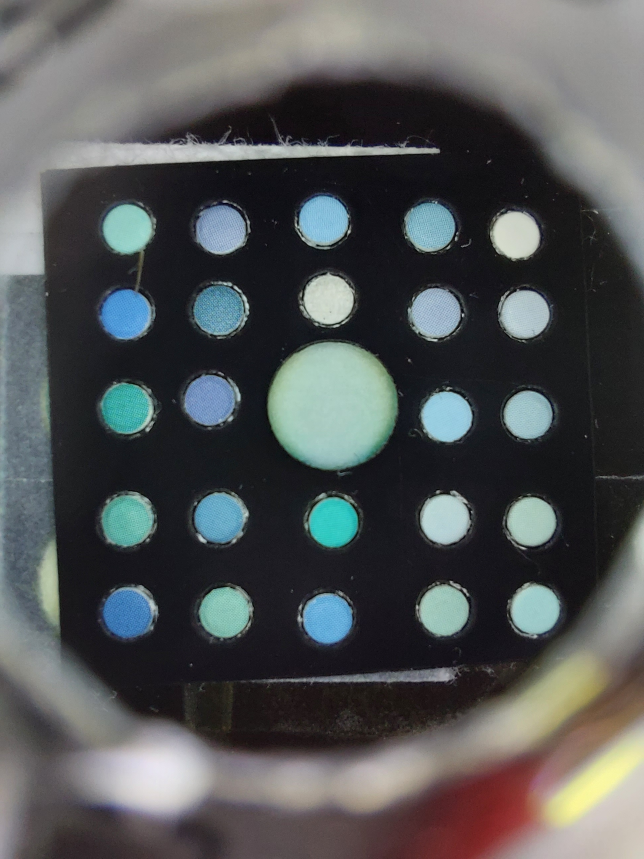
#> input picture Full_image/0/0_1.jpg, 1932 x 2576 px (shown at 1/3 size)
$ python -i Color_calibration.py   (imports and definitions only)
#> lines starting #> are read from the running program, lines starting #| are printed output that depends on the picture; after the words box and inside, x2 and y2 are one past the last pixel; in counts of white or black regions, pixels touching at a corner belong together
import numpy as np
import cv2
import json
from ROI_detection import ROI_Detection
from sklearn.linear_model import LinearRegression

# The json_reader is the function to read a json file containing the coordinates of the circles
# The json file is generated by the VIA annotation tool
# The ROI detection module can work in most cases, but to achieve a high accuracy, we recommend to use the VIA annotation tool to annotate the ROI
def json_reader(json_file):
#> called with json_file = 'Full_image/Coordinates.json'
    with open(json_file, 'r') as f:
#> (reads Full_image/Coordinates.json from the repository)
        data = json.load(f)
        for data_value in data.values():
            regions = data_value['regions']
            circle_list = []
            for i in range(24):
                shape = regions[i]['shape_attributes']
                cx, cy, r = shape['cx'], shape['cy'], int(shape['r'])
                circle_list.append([cx, cy, r])
            center_circle = regions[24]['shape_attributes']
            cx, cy, r = center_circle['cx'], center_circle['cy'], int(center_circle['r'])
            return circle_list, [cx, cy, r]
#> in color_calibration, image is the input picture: shape (2576, 1932, 3); mean B, G, R 86.3, 85.5, 82.9


def BGR_reader(image, circle_list, center_circle):
    gray = cv2.cvtColor(image, cv2.COLOR_RGB2GRAY)
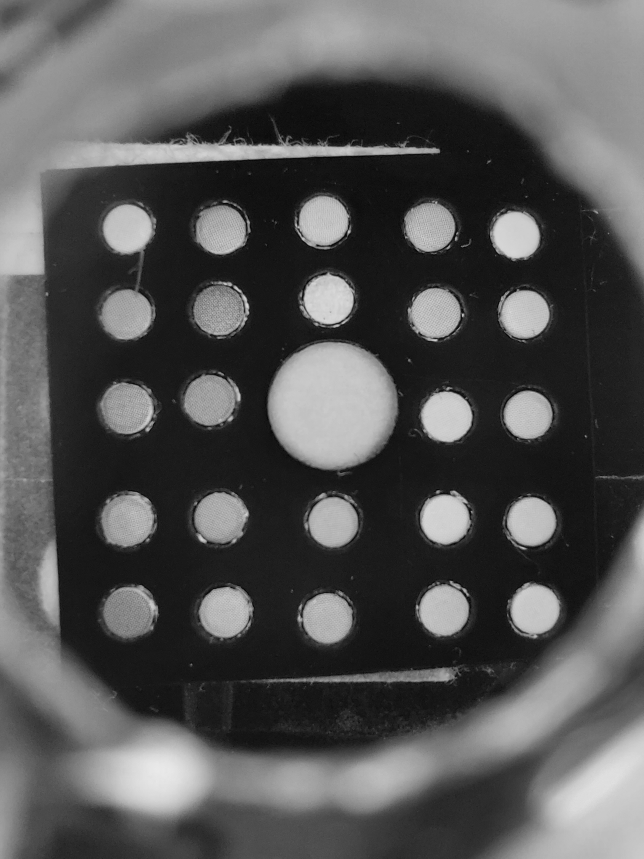
#> gray: shape (2576, 1932) (shown at 1/3 size); min 0, max 235, mean 85.4
    color_list = []
    for i in range(24):
        mask = np.zeros_like(gray)
        cv2.circle(mask,  (circle_list[i][0], circle_list[i][1]), circle_list[i][2], 255, -1)
        mean = cv2.mean(image, mask)[:3]
        color_list.append(mean)
#> this loop made 24 passes
#> mean on passes 1 to 12: (196.4, 205.4, 148.6), (216.3, 155.5, 80.27), (168, 173.2, 61.53), (168.3, 180.2, 99.25), (182.2, 124.3, 63.28), (194.9, 167.3, 143.1), (168, 146.8, 92.4), (191.9, 148.1, 116.7), (196.5, 168.5, 102.1), (179.6, 193.3, 135.4), (218.5, 191.2, 135.5), (200.5, 212.2, 202.5)
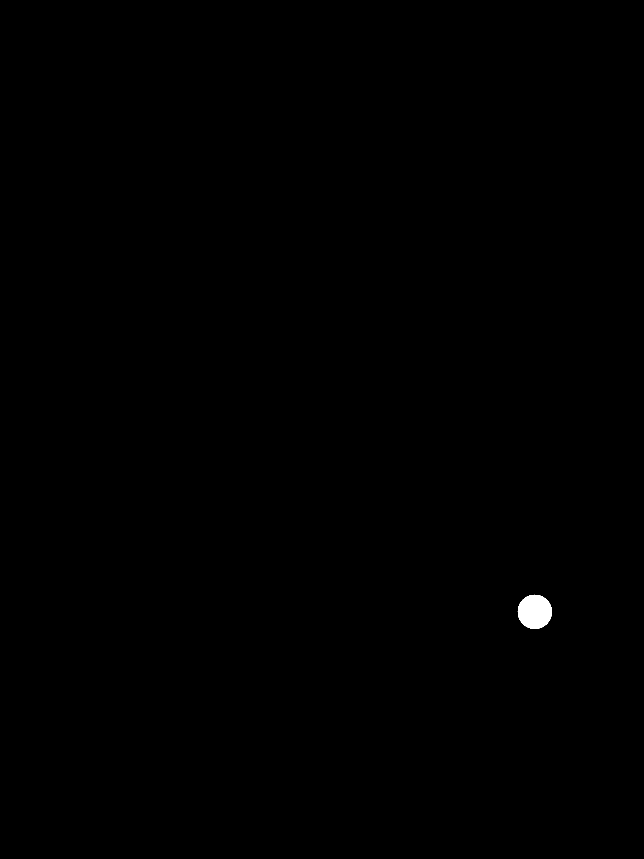
#> mask: shape (2576, 1932) (shown at 1/3 size); 0.16% white; 1 white region, box (x1, y1, x2, y2) and area: (1553, 1784, 1656, 1887) 8173
#> after the loop, color_list = 24 items, first 6: (196.4, 205.4, 148.6), (216.3, 155.5, 80.27), (168, 173.2, 61.53), (168.3, 180.2, 99.25), (182.2, 124.3, 63.28), (194.9, 167.3, 143.1)
    return color_list


def color_calibration(image_directory='Full_image/0/0_1.jpg', json_file='Full_image/Coordinates.json', use_coordinates=True):
    if use_coordinates:
        circle_list, center_circle = json_reader(json_file)
    else:
        circle_list, center_circle = ROI_Detection(image_directory)
    image = cv2.imread(image_directory)
    color_list = BGR_reader(image, circle_list, center_circle)
    template = np.load('images/template.npy')[:24]
#> (reads Images/template.npy from the repository)
    color_calibration_model = LinearRegression()
    color_calibration_model.fit(color_list, template)
    x, y, r = center_circle
    gray = cv2.cvtColor(image, cv2.COLOR_RGB2GRAY)
    mask = np.zeros_like(gray)
    # We use the lower half the center circle to extract features
    cv2.circle(mask, (x, y + (r // 2)), r // 2, 255, -1)
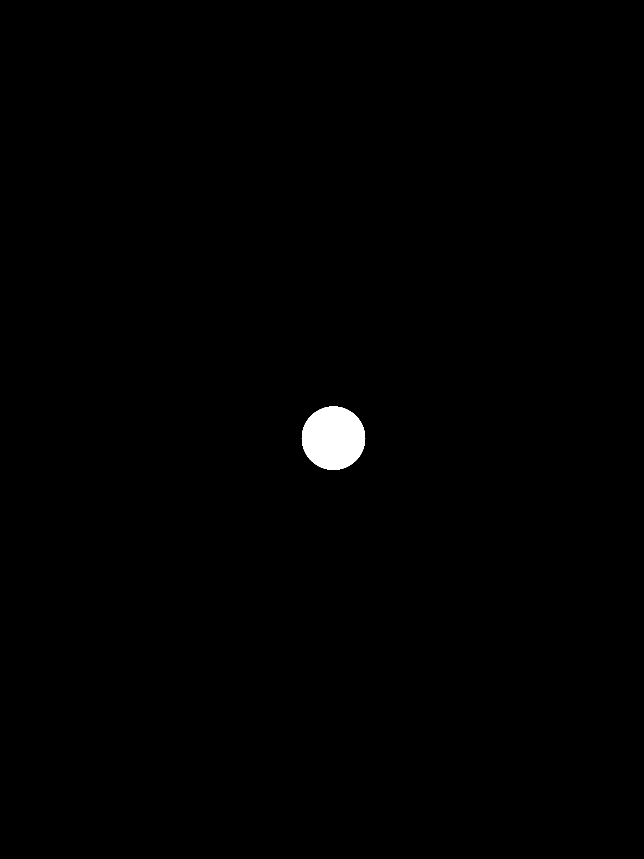
#> mask: shape (2576, 1932) (shown at 1/3 size); 0.57% white; 1 white region, box (x1, y1, x2, y2) and area: (905, 1219, 1096, 1410) 28345
    masked_and_cropped = cv2.bitwise_and(image, image, mask=mask)[y:y + r, x - r // 2:x + r // 2, :]
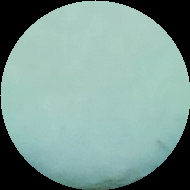
#> masked_and_cropped: shape (190, 190, 3); mean B, G, R 147.5, 153.8, 124.4
    h, w, _ = masked_and_cropped.shape
#> h = 190; w = 190
    for i in range(h):
        for j in range(w):
            if masked_and_cropped[i, j].all() == 0:
                pass
            else:
                masked_and_cropped[i, j] = color_calibration_model.predict([masked_and_cropped[i, j]])
    return masked_and_cropped

>>> result = color_calibration()
